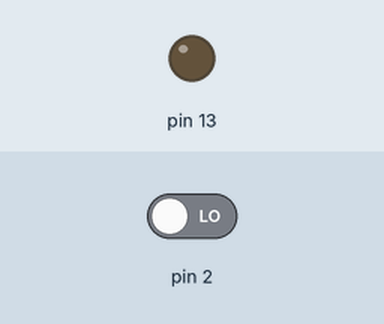
Bench run of a sketch on a simulated Arduino Uno, built with avr-gcc and run on an emulated ATmega328P. On the bench: output pins drawn as LEDs (lit = HIGH). The inputs (shaded band) are chosen by the test bench; at power-on: pin 2 LOW. What the sketch prints to the serial monitor is not drawn.

Above: at 1.2 s.
1.3 s: pin 2 driven HIGH
At 2.4 s:
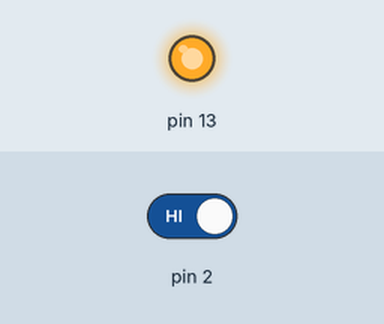
2.8 s: pin 2 driven LOW
At 3.6 s:
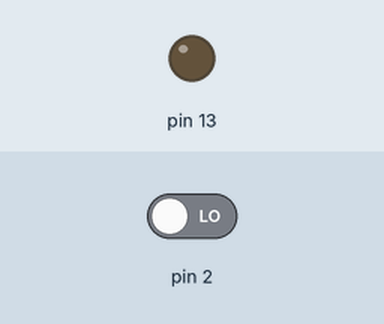
Timing chart, 0 to 5.8 s (numbered marks = the images above; inputs shaded):
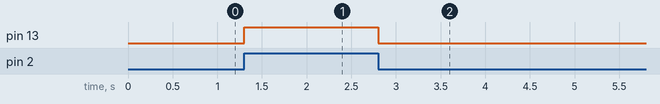

The sketch:

bluetoothTest2.ino
```cpp
// 送信プログラム

void setup() {
  Serial.begin(115200);
  pinMode( 2, INPUT );   // 2番ポートを入力に
  pinMode( 13, OUTPUT ); // 13番ポートを出力に
  Serial.println("Start Serial");
}

void loop() {
  if( digitalRead( 2 ) == HIGH ) {
    digitalWrite( 13, HIGH );
    Serial.println("OK!");
  }
  else {
    digitalWrite( 13, LOW );
  }
}
```

Measured:
- after the input at 1.3 s, pin 13: LOW → HIGH at once
- after the input at 2.8 s, pin 13: HIGH → LOW at once
